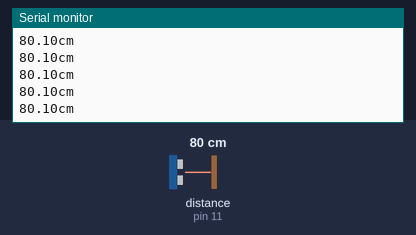
A sketch run on a simulated Arduino Uno, built with avr-gcc and run on an emulated ATmega328P. Shown: the last lines printed to the serial monitor. Wiring (inferred from the names in the program): ultrasonic range finder: trigger pin 12; echo pin 11. The test bench sets the inputs (shaded band); at power-on: distance to the obstacle (sensor on pin 11) 80 cm. The echo pulse lasts 58.3 µs per cm.

Above: at 1.2 s.
1.3 s: distance to the obstacle (sensor on pin 11) set to 120 cm
At 1.49 s:
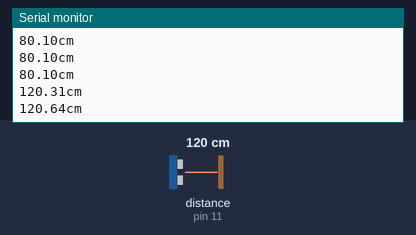
4.3 s: distance to the obstacle (sensor on pin 11) set to 2 cm
At 4.3 s:
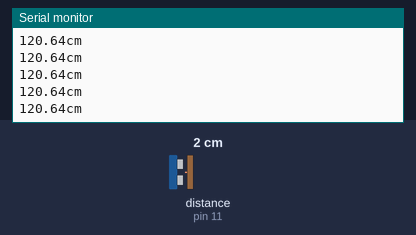
Timing chart, 0 to 7.3 s (numbered marks = the images above; inputs shaded):
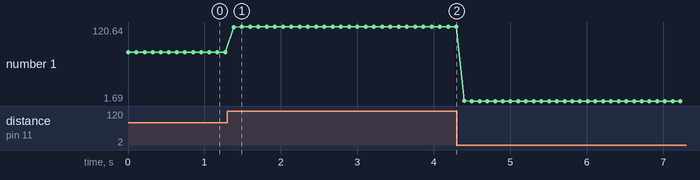

Measured:
- after the input at 1.3 s, the serial monitor: prints a new line after 0.08 s (image 1)
- plotted number 1: 80.1 → 120.64 after the input at 1.3 s, 120.64 → 1.69 after the input at 4.3 s

The sketch:

ultrasonicSensor.ino
```cpp
const int trigPin = 12;
const int echoPin = 11;

void setup() {
  // initialize serial communication:
  Serial.begin(9600);
}

void loop()
{
  // establish variables for duration of the ping,
  // and the distance result in inches and centimeters:
  long duration, inches, cm;

  // The sensor is triggered by a HIGH pulse of 10 or more microseconds.
  // Give a short LOW pulse beforehand to ensure a clean HIGH pulse:
  pinMode(trigPin, OUTPUT);
  digitalWrite(trigPin, LOW);
  delayMicroseconds(2);
  digitalWrite(trigPin, HIGH);
  delayMicroseconds(10);
  digitalWrite(trigPin, LOW);

  // Read the signal from the sensor: a HIGH pulse whose
  // duration is the time (in microseconds) from the sending
  // of the ping to the reception of its echo off of an object.
  pinMode(echoPin, INPUT);
  duration = pulseIn(echoPin, HIGH);

  // convert the time into a distance
  //inches = microsecondsToInches(duration);
  //cm = microsecondsToCentimeters(duration);

  /*Serial.print(inches);
  Serial.print("in, ");*/
  Serial.print(microsecondsToCentimeters(duration));
  Serial.print("cm");
  Serial.println();

  delay(100);
}

long microsecondsToInches(long microseconds)
{
  // According to Parallax's datasheet for the PING))), there are
  // 73.746 microseconds per inch (i.e. sound travels at 1130 feet per
  // second).  This gives the distance travelled by the ping, outbound
  // and return, so we divide by 2 to get the distance of the obstacle.
  // See: http://www.parallax.com/dl/docs/prod/acc/28015-PING-v1.3.pdf
  return microseconds / 74 / 2;
}

float microsecondsToCentimeters(long microseconds)
{
  // The speed of sound is 340 m/s or 29 microseconds per centimeter.
  // The ping travels out and back, so to find the distance of the
  // object we take half of the distance travelled.
  return microseconds / 58.0;
}
```
